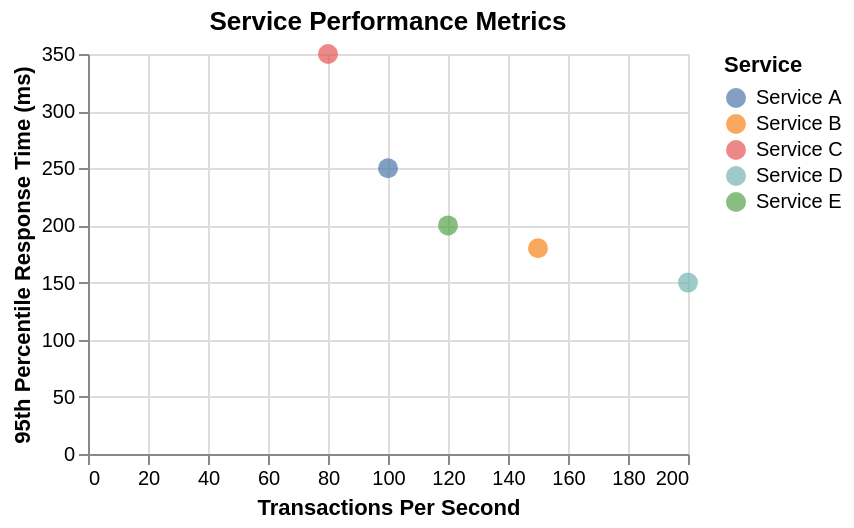

Describe this chart as a Vega-Lite specification.
### Vega-Lite specification from a JSON file in a GitHub repository (floating-point values rounded to 4 significant figures)
{"$schema": "https://vega.github.io/schema/vega-lite/v5.json", "width": 300, "height": 200, "title": "Service Performance Metrics", "data": {"values": [{"service": "Service A", "tps": 100, "p95": 250}, {"service": "Service B", "tps": 150, "p95": 180}, {"service": "Service C", "tps": 80, "p95": 350}, {"service": "Service D", "tps": 200, "p95": 150}, {"service": "Service E", "tps": 120, "p95": 200}]}, "mark": {"type": "point", "filled": true, "size": 100}, "encoding": {"x": {"field": "tps", "type": "quantitative", "title": "Transactions Per Second", "axis": {"grid": true}}, "y": {"field": "p95", "type": "quantitative", "title": "95th Percentile Response Time (ms)", "axis": {"grid": true}}, "color": {"field": "service", "type": "nominal", "title": "Service"}, "tooltip": [{"field": "service", "title": "Service"}, {"field": "tps", "title": "TPS"}, {"field": "p95", "title": "P95 (ms)"}]}}
